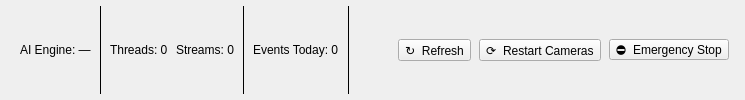
    <widget class="QFrame" name="frame_top_toolbar">
     <property name="frameShape">
      <enum>QFrame::NoFrame</enum>
     </property>
     <layout class="QHBoxLayout" name="layout_top_toolbar">
      <property name="spacing">
       <number>8</number>
      </property>
      <property name="leftMargin">
       <number>20</number>
      </property>
      <property name="topMargin">
       <number>6</number>
      </property>
      <property name="rightMargin">
       <number>16</number>
      </property>
      <property name="bottomMargin">
       <number>6</number>
      </property>
      <item>
       <widget class="QLabel" name="lbl_ai_engine_status_bar">
        <property name="text">
         <string>AI Engine: —</string>
        </property>
       </widget>
      </item>
      <item>
       <widget class="QFrame" name="sep_status_1">
        <property name="frameShape">
         <enum>QFrame::VLine</enum>
        </property>
       </widget>
      </item>
      <item>
       <widget class="QLabel" name="lbl_camera_thread_count">
        <property name="text">
         <string>Threads: 0</string>
        </property>
       </widget>
      </item>
      <item>
       <widget class="QLabel" name="lbl_status_active_streams">
        <property name="text">
         <string>Streams: 0</string>
        </property>
       </widget>
      </item>
      <item>
       <widget class="QFrame" name="sep_status_2">
        <property name="frameShape">
         <enum>QFrame::VLine</enum>
        </property>
       </widget>
      </item>
      <item>
       <widget class="QLabel" name="lbl_total_events_today">
        <property name="text">
         <string>Events Today: 0</string>
        </property>
       </widget>
      </item>
      <item>
       <widget class="QFrame" name="sep_status_3">
        <property name="frameShape">
         <enum>QFrame::VLine</enum>
        </property>
       </widget>
      </item>
      <item>
       <spacer name="spacer_toolbar">
        <property name="orientation">
         <enum>Qt::Horizontal</enum>
        </property>
        <property name="sizeHint" stdset="0">
         <size>
          <width>40</width>
          <height>20</height>
         </size>
        </property>
       </spacer>
      </item>
      <item>
       <widget class="QToolButton" name="btn_refresh_dashboard">
        <property name="toolTip">
         <string>Refresh all dashboard data</string>
        </property>
        <property name="text">
         <string>↻  Refresh</string>
        </property>
       </widget>
      </item>
      <item>
       <widget class="QToolButton" name="btn_restart_all_camera">
        <property name="toolTip">
         <string>Restart all camera streams</string>
        </property>
        <property name="text">
         <string>⟳  Restart Cameras</string>
        </property>
       </widget>
      </item>
      <item>
       <widget class="QToolButton" name="btn_emergency_stop_ai">
        <property name="toolTip">
         <string>Stop all AI pipelines immediately</string>
        </property>
        <property name="text">
         <string>⛔  Emergency Stop</string>
        </property>
       </widget>
      </item>
     </layout>
    </widget>
